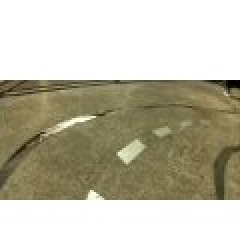
#> input picture pre_processing/croped_image.jpg, 120 x 120 px (shown 2 times larger)
$ python edge.py croped_image.jpg   (older library calls are emulated)
#> lines starting #> are read from the running program, lines starting #| are printed output that depends on the picture
#!/usr/bin/env python

'''
Texture flow direction estimation.

Sample shows how cv2.cornerEigenValsAndVecs function can be used
to estimate image texture flow direction.

Usage:
    texture_flow.py [<image>]
'''

# Python 2/3 compatibility
from __future__ import print_function

import numpy as np
import cv2

if __name__ == '__main__':
    import sys
    try:
        fn = sys.argv[1]
    except:
        fn = '../data/starry_night.jpg'

    img = cv2.imread(fn)
#> img is the input picture: shape (120, 120, 3); mean B, G, R 168.4, 187.1, 191.2
    if img is None:
        print('Failed to load image file:', fn)
        sys.exit(1)

    gray = cv2.cvtColor(img, cv2.COLOR_BGR2GRAY)
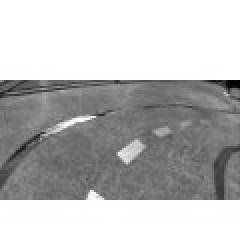
#> gray: shape (120, 120) (shown 2 times larger); min 0, max 255, mean 186.2
    h, w = img.shape[:2]
#> h = 120; w = 120

    eigen = cv2.cornerEigenValsAndVecs(gray, 15, 3)
    eigen = eigen.reshape(h, w, 3, 2)  # [[e1, e2], v1, v2]
    flow = eigen[:,:,2]

    vis = img.copy()
    vis[:] = (192 + np.uint32(vis)) / 2
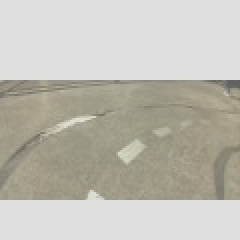
#> vis: shape (120, 120, 3) (shown 2 times larger); mean B, G, R 179.8, 189.2, 191.2
    d = 12
    points =  np.dstack( np.mgrid[d/2:w:d, d/2:h:d] ).reshape(-1, 2)
    for x, y in np.int32(points):
        vx, vy = np.int32(flow[y, x]*d)
        cv2.line(vis, (x-vx, y-vy), (x+vx, y+vy), (0, 0, 0), 1, cv2.CV_AA)
#> this loop made 100 passes
#> (vx, vy) on passes 1 to 12: (0, 0), (0, 0), (-11, 0), (11, 0), (11, -2), (9, -7), (8, -8), (6, -9), (-11, 0), (-12, 0), (0, 0), (0, 0)
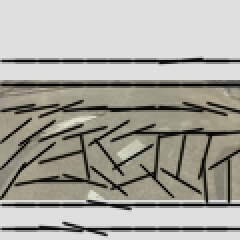
#> vis: shape (120, 120, 3) (shown 2 times larger); mean B, G, R 157.8, 165.5, 167.2
    cv2.imshow('input', img)
    cv2.imshow('flow', vis)
    cv2.waitKey()

$ run again, on web_fetch/capture/grab0.jpg
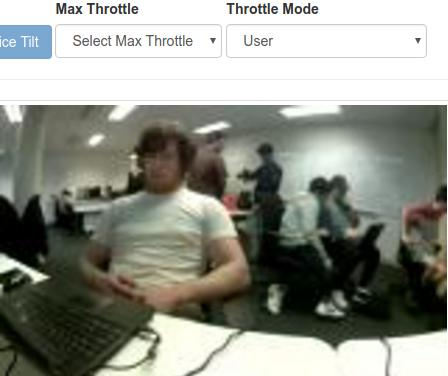
#> input picture web_fetch/capture/grab0.jpg, 448 x 376 px
#> img is the input picture: shape (376, 448, 3); mean B, G, R 138.3, 147.5, 145.1
#> `vis[:] = (192 + np.uint32(vis)) / 2`:
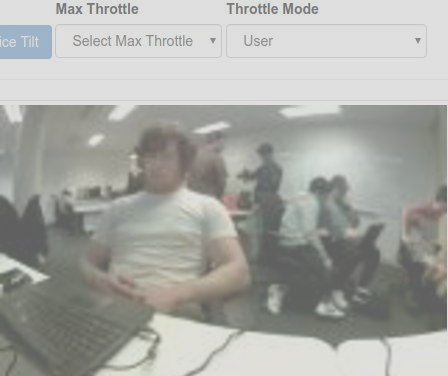
#> vis: shape (376, 448, 3); mean B, G, R 164.8, 169.4, 168.3
#> the loop `for x, y in np.int32(points):` made 1147 passes
#> (vx, vy) on passes 1 to 3: (0, 0), (-12, 0), (-11, 0)
#> after the loop `for x, y in np.int32(points):`:
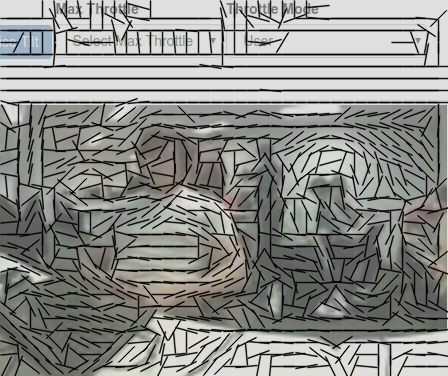
#> vis: shape (376, 448, 3); mean B, G, R 136.5, 140.2, 139.3
